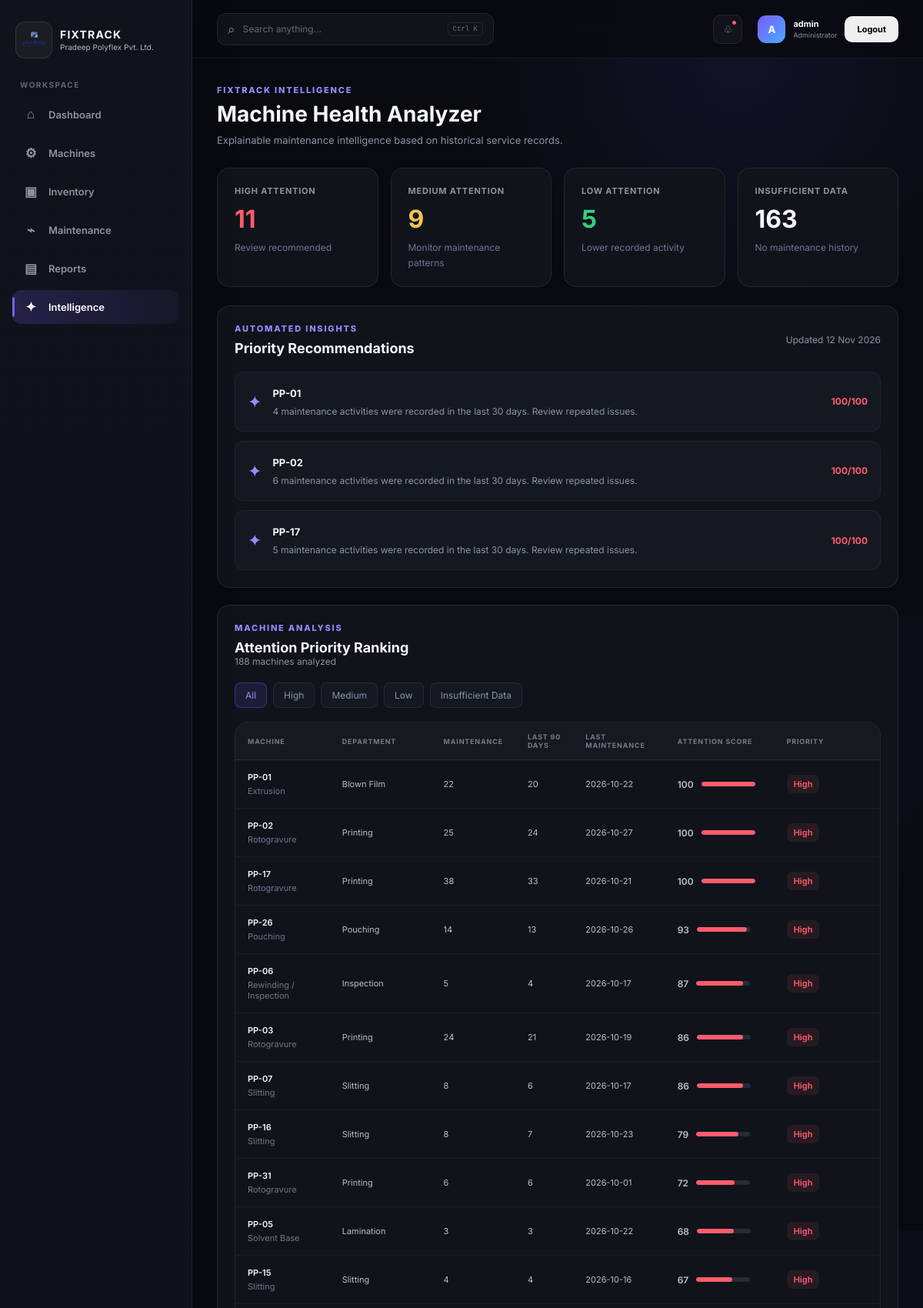
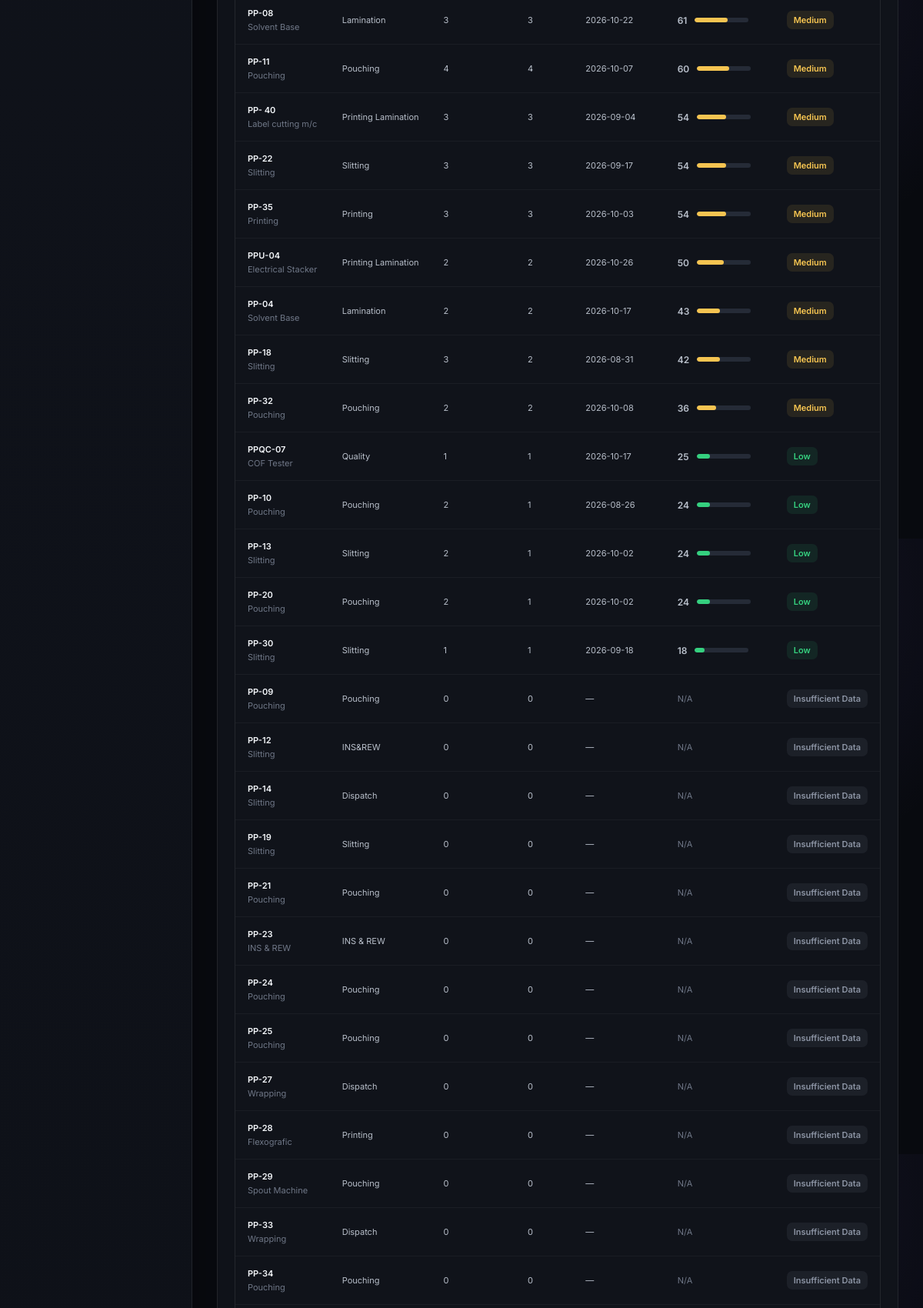
The app's page /intelligence (signed in, upper part) with its own data (2 pictures, top to bottom).
### tables this page shows
CREATE TABLE users (
            id INTEGER PRIMARY KEY AUTOINCREMENT,
            username TEXT UNIQUE NOT NULL,
            password TEXT NOT NULL
        , role TEXT NOT NULL DEFAULT 'user');

CREATE TABLE machines (
            id INTEGER PRIMARY KEY AUTOINCREMENT,
            machine_number TEXT UNIQUE NOT NULL,
            machine_name TEXT NOT NULL,
            department TEXT,
            manufacturer TEXT,
            model TEXT,
            status TEXT DEFAULT 'Active'
        );

### routes/intelligence.py (the view)
@intelligence_bp.route("/intelligence")
def intelligence():
    connection = get_connection()
    machines = connection.execute(
        """
        SELECT id, machine_number, machine_name, department
        FROM machines
        ORDER BY machine_number
        """
    ).fetchall()
    maintenance = connection.execute(
        """
        SELECT machine_id, maintenance_date
        FROM maintenance
        """
    ).fetchall()
    connection.close()
    records_by_machine = {}
    for record in maintenance:
        records_by_machine.setdefault(
            record["machine_id"], []
        ).append(record)
    today = datetime.now().date()
    results = [
        analyze_machine(
            machine,
            records_by_machine.get(machine["id"], []),
            today
        )
        for machine in machines
    ]
    results.sort(
        key=lambda item: (
            item["score"] is None,
            -(item["score"] or 0),
            item["machine_number"]
        )
    )
    counts = {
        "high": sum(r["level_class"] == "high" for r in results),
        "medium": sum(r["level_class"] == "medium" for r in results),
        "low": sum(r["level_class"] == "low" for r in results),
        "unknown": sum(r["level_class"] == "unknown" for r in results)
    }
    selected_filter = request.args.get("level", "all").lower()
    if selected_filter not in [
        "all", "high", "medium", "low", "unknown"
    ]:
        selected_filter = "all"
    filtered_results = [
        r for r in results
        if selected_filter == "all"
        or r["level_class"] == selected_filter
    ]
    priority_machines = [
        r for r in results if r["level_class"] == "high"
    ][:3]
    return render_template(
        "intelligence/index.html",
        machines=filtered_results,
        counts=counts,
        total_machines=len(results),
        selected_filter=selected_filter,
        priority_machines=priority_machines,
        analyzed_on=today.strftime("%d %b %Y")
    )

### database.py (called while the page is built)
def get_connection():
    connection = sqlite3.connect(str(DATABASE), timeout=10)
    connection.row_factory = sqlite3.Row
    connection.execute("PRAGMA foreign_keys = ON")
    return connection

### routes/intelligence.py (called while the page is built)
def parse_date(value):
    if not value:
        return None
    try:
        return datetime.fromisoformat(str(value).replace("Z", "+00:00")).date()
    except (ValueError, TypeError):
        return None

### templates/intelligence/index.html (shortened to what this page needs)
{% extends "base.html" %}
{% block content %}
<div class="page-header">
    <div>
        <div class="eyebrow">FIXTRACK INTELLIGENCE</div>
        <h1>Machine Health Analyzer</h1>
        <p>
            Explainable maintenance intelligence based on
            historical service records.
        </p>
    </div>
</div>
<div class="intel-overview">
    <div class="intel-stat">
        <span class="intel-stat-label">HIGH ATTENTION</span>
        <div class="intel-stat-value intel-red">
            {{ counts.high }}
        </div>
        <span class="intel-stat-subtitle">
            Review recommended
        </span>
    </div>
    <div class="intel-stat">
        <span class="intel-stat-label">MEDIUM ATTENTION</span>
        <div class="intel-stat-value intel-yellow">
            {{ counts.medium }}
        </div>
        <span class="intel-stat-subtitle">
            Monitor maintenance patterns
        </span>
    </div>
    <div class="intel-stat">
        <span class="intel-stat-label">LOW ATTENTION</span>
        <div class="intel-stat-value intel-green">
            {{ counts.low }}
        </div>
        <span class="intel-stat-subtitle">
            Lower recorded activity
        </span>
    </div>
    <div class="intel-stat">
        <span class="intel-stat-label">INSUFFICIENT DATA</span>
        <div class="intel-stat-value">
            {{ counts.unknown }}
        </div>
        <span class="intel-stat-subtitle">
            No maintenance history
        </span>
    </div>
</div>
<div class="intel-panel">
    <div class="intel-panel-header">
        <div>
            <div class="eyebrow">AUTOMATED INSIGHTS</div>
            <h2>Priority Recommendations</h2>
        </div>
        <span class="intel-analysis-date">
            Updated {{ analyzed_on }}
        </span>
    </div>
    {% if priority_machines %}
    <div class="intel-insights">
        {% for machine in priority_machines %}
        <div class="intel-insight-item">
            <div class="intel-insight-icon">✦</div>
            <div>
                <strong>{{ machine.machine_number }}</strong>
                <p>{{ machine.insight }}</p>
            </div>
            <span class="intel-score intel-score-high">
                {{ machine.score }}/100
            </span>
        </div>
        {% endfor %}
    </div>
    {% else %}
    <div class="intel-empty-message">
        No machines currently meet the high-attention threshold.
    </div>
    {% endif %}
</div>
<div class="intel-panel">
    <div class="intel-panel-header">
        <div>
            <div class="eyebrow">MACHINE ANALYSIS</div>
            <h2>Attention Priority Ranking</h2>
            <p class="intel-panel-description">
                {{ total_machines }} machines analyzed
            </p>
        </div>
    </div>
    <div class="intel-filters">
        <a href="{{ url_for('intelligence.intelligence', level='all') }}"
            class="intel-filter {% if selected_filter == 'all' %}active{% endif %}">
            All
        </a>
        <a href="{{ url_for('intelligence.intelligence', level='high') }}"
            class="intel-filter {% if selected_filter == 'high' %}active{% endif %}">
            High
        </a>
        <a href="{{ url_for('intelligence.intelligence', level='medium') }}"
            class="intel-filter {% if selected_filter == 'medium' %}active{% endif %}">
            Medium
        </a>
        <a href="{{ url_for('intelligence.intelligence', level='low') }}"
            class="intel-filter {% if selected_filter == 'low' %}active{% endif %}">
            Low
        </a>
        <a href="{{ url_for('intelligence.intelligence', level='unknown') }}"
            class="intel-filter {% if selected_filter == 'unknown' %}active{% endif %}">
            Insufficient Data
        </a>
    </div>
    <div class="table-container intel-table-container">
        <table class="intel-table">
            <thead>
                <tr>
                    <th>Machine</th>
                    <th>Department</th>
                    <th>Maintenance</th>
                    <th>Last 90 Days</th>
                    <th>Last Maintenance</th>
                    <th>Attention Score</th>
                    <th>Priority</th>
                </tr>
            </thead>
            <tbody>
                {% for machine in machines %}
                <tr>
                    <td>
                        <button type="button" class="intel-machine-link"
                            onclick="openMachineInsight({{ machine.machine_id }})">
                            {{ machine.machine_number }}
                        </button>
                        <div class="intel-machine-type">
                            {{ machine.machine_name or "—" }}
                        </div>
                    </td>
                    <td>{{ machine.department or "—" }}</td>
                    <td>{{ machine.total }}</td>
                    <td>{{ machine.recent_90 }}</td>
                    <td>
                        {{ machine.last_maintenance or "—" }}
                    </td>
                    <td>
                        {% if machine.score is not none %}
                        <div class="intel-score-cell">
                            <span>{{ machine.score }}</span>
                            <div class="intel-progress">
                                <div class="intel-progress-fill {{ machine.level_class }}"
                                    style="width: {{ machine.score }}%;">
                                </div>
                            </div>
                        </div>
                        {% else %}
                        <span class="intel-muted">N/A</span>
                        {% endif %}
                    </td>
                    <td>
                        <span class="intel-priority {{ machine.level_class }}">
                            {{ machine.level }}
                        </span>
                    </td>
                </tr>
                {% else %}
                <tr>
                    <td colspan="7" class="intel-empty-message">
                        No machines match this filter.
                    </td>
                </tr>
                {% endfor %}
            </tbody>
        </table>
    </div>
</div>
{% endblock %}

### templates/components/navbar.html (shortened to what this page needs)
<header class="topbar">
    <div class="topbar-search">
        <span class="search-icon">⌕</span>
        <input type="text" placeholder="Search anything..." id="globalSearch">
        <kbd>Ctrl K</kbd>
    </div>
    <div class="topbar-actions">
        <button class="icon-button" onclick="showToast('No new notifications')" title="Notifications">♧<span class="notification-dot"></span></button>
        <div class="user-menu">
            <div class="user-avatar">{{ session.get('username', 'U')[0] | upper }}</div>
            <div class="user-details">
                <strong>{{ session.get('username', 'User') }}</strong>
                <span>{% if session.get('role') == 'admin' %}Administrator{% else %}User{% endif %}</span>
            </div>
            <form action="{{ url_for('auth.logout') }}" method="POST">
                <button type="submit" class="btn btn-outline-danger btn-sm">Logout</button>
            </form>
        </div>
    </div>
</header>

### records on screen
users: username "A", get "admin"
machines: machine_number "PP-01", insight "4 maintenance activities were recorded in the last 30 days. Review repeated issues.", score "100", machine_name "Extrusion", department "Blown Film", total "22", recent_90 "20", last_maintenance "2026-10-22", level "High"
machines: machine_number "PP-02", insight "6 maintenance activities were recorded in the last 30 days. Review repeated issues.", score "100", machine_name "Rotogravure", department "Printing", total "25", recent_90 "24", last_maintenance "2026-10-27", level "High"
machines: machine_number "PP-17", insight "5 maintenance activities were recorded in the last 30 days. Review repeated issues.", score "100", machine_name "Rotogravure", department "Printing", total "38", recent_90 "33", last_maintenance "2026-10-21", level "High"
machines: machine_number "PP-26", machine_name "Pouching", department "Pouching", total "14", recent_90 "13", last_maintenance "2026-10-26", score "93", level "High"
machines: machine_number "PP-06", machine_name "Rewinding / Inspection", department "Inspection", total "5", recent_90 "4", last_maintenance "2026-10-17", score "87", level "High"
machines: machine_number "PP-03", machine_name "Rotogravure", department "Printing", total "24", recent_90 "21", last_maintenance "2026-10-19", score "86", level "High"
machines: machine_number "PP-07", machine_name "Slitting", department "Slitting", total "8", recent_90 "6", last_maintenance "2026-10-17", score "86", level "High"
machines: machine_number "PP-16", machine_name "Slitting", department "Slitting", total "8", recent_90 "7", last_maintenance "2026-10-23", score "79", level "High"
machines: machine_number "PP-31", machine_name "Rotogravure", department "Printing", total "6", recent_90 "6", last_maintenance "2026-10-01", score "72", level "High"
machines: machine_number "PP-05", machine_name "Solvent Base", department "Lamination", total "3", recent_90 "3", last_maintenance "2026-10-22", score "68", level "High"
machines: machine_number "PP-15", machine_name "Slitting", department "Slitting", total "4", recent_90 "4", last_maintenance "2026-10-16", score "67", level "High"
machines: machine_number "PP-08", machine_name "Solvent Base", department "Lamination", total "3", recent_90 "3", last_maintenance "2026-10-22", score "61", level "Medium"
machines: machine_number "PP-11", machine_name "Pouching", department "Pouching", total "4", recent_90 "4", last_maintenance "2026-10-07", score "60", level "Medium"
machines: machine_number "PP- 40", machine_name "Label cutting m/c", department "Printing Lamination", total "3", recent_90 "3", last_maintenance "2026-09-04", score "54", level "Medium"
machines: machine_number "PP-22", machine_name "Slitting", department "Slitting", total "3", recent_90 "3", last_maintenance "2026-09-17", score "54", level "Medium"
machines: machine_number "PP-35", machine_name "Printing", department "Printing", total "3", recent_90 "3", last_maintenance "2026-10-03", score "54", level "Medium"
machines: machine_number "PPU-04", machine_name "Electrical Stacker", department "Printing Lamination", total "2", recent_90 "2", last_maintenance "2026-10-26", score "50", level "Medium"
machines: machine_number "PP-04", machine_name "Solvent Base", department "Lamination", total "2", recent_90 "2", last_maintenance "2026-10-17", score "43", level "Medium"
machines: machine_number "PP-18", machine_name "Slitting", department "Slitting", total "3", recent_90 "2", last_maintenance "2026-08-31", score "42", level "Medium"
machines: machine_number "PP-32", machine_name "Pouching", department "Pouching", total "2", recent_90 "2", last_maintenance "2026-10-08", score "36", level "Medium"
machines: machine_number "PPQC-07", machine_name "COF Tester", department "Quality", total "1", recent_90 "1", last_maintenance "2026-10-17", score "25", level "Low"
machines: machine_number "PP-10", machine_name "Pouching", department "Pouching", total "2", recent_90 "1", last_maintenance "2026-08-26", score "24", level "Low"
machines: machine_number "PP-13", machine_name "Slitting", department "Slitting", total "2", recent_90 "1", last_maintenance "2026-10-02", score "24", level "Low"
machines: machine_number "PP-20", machine_name "Pouching", department "Pouching", total "2", recent_90 "1", last_maintenance "2026-10-02", score "24", level "Low"
machines: machine_number "PP-30", machine_name "Slitting", department "Slitting", total "1", recent_90 "1", last_maintenance "2026-09-18", score "18", level "Low"
machines: machine_number "PP-09", machine_name "Pouching", department "Pouching", total "0", recent_90 "0", last_maintenance "—", shows "N/A", level "Insufficient Data"
machines: machine_number "PP-12", machine_name "Slitting", department "INS&REW", total "0", recent_90 "0", last_maintenance "—", shows "N/A", level "Insufficient Data"
machines: machine_number "PP-14", machine_name "Slitting", department "Dispatch", total "0", recent_90 "0", last_maintenance "—", shows "N/A", level "Insufficient Data"
machines: machine_number "PP-19", machine_name "Slitting", department "Slitting", total "0", recent_90 "0", last_maintenance "—", shows "N/A", level "Insufficient Data"
machines: machine_number "PP-21", machine_name "Pouching", department "Pouching", total "0", recent_90 "0", last_maintenance "—", shows "N/A", level "Insufficient Data"
machines: machine_number "PP-23", machine_name "INS & REW", department "INS & REW", total "0", recent_90 "0", last_maintenance "—", shows "N/A", level "Insufficient Data"
machines: machine_number "PP-24", machine_name "Pouching", department "Pouching", total "0", recent_90 "0", last_maintenance "—", shows "N/A", level "Insufficient Data"
machines: machine_number "PP-25", machine_name "Pouching", department "Pouching", total "0", recent_90 "0", last_maintenance "—", shows "N/A", level "Insufficient Data"
machines: machine_number "PP-27", machine_name "Wrapping", department "Dispatch", total "0", recent_90 "0", last_maintenance "—", shows "N/A", level "Insufficient Data"
machines: machine_number "PP-28", machine_name "Flexografic", department "Printing", total "0", recent_90 "0", last_maintenance "—", shows "N/A", level "Insufficient Data"
machines: machine_number "PP-29", machine_name "Spout Machine", department "Pouching", total "0", recent_90 "0", last_maintenance "—", shows "N/A", level "Insufficient Data"
machines: machine_number "PP-33", machine_name "Wrapping", department "Dispatch", total "0", recent_90 "0", last_maintenance "—", shows "N/A", level "Insufficient Data"
machines: machine_number "PP-34", machine_name "Pouching", department "Pouching", total "0", recent_90 "0", last_maintenance "—", shows "N/A", level "Insufficient Data"

### other values on screen
{{ counts.high }} "11"
{{ counts.medium }} "9"
{{ counts.low }} "5"
{{ counts.unknown }} "163"
{{ analyzed_on }} "12 Nov 2026"
{{ total_machines }} "188"
